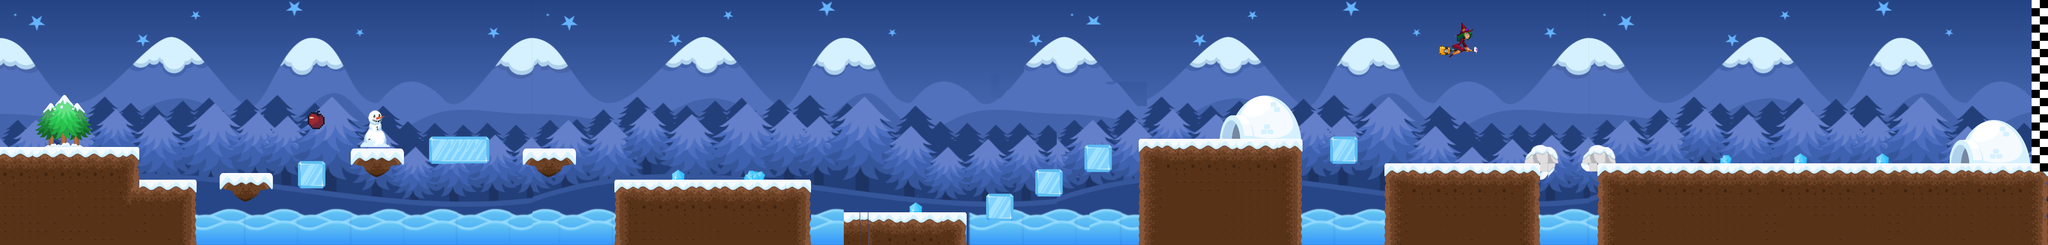

The image is a tile-based game level rendered from a .tmx file. Its description and source (layers, tilesets, objects; grid data summarised) follow:
An orthogonal 250x30 tile map with 16x16 px tiles, 4 tile layers (Background, Sea, Spikes, Ground), 6 tilesets and 45 objects.

<map version="1.4" tiledversion="1.4.3" orientation="orthogonal" renderorder="right-down" width="250" height="30" tilewidth="16" tileheight="16" infinite="0" nextlayerid="19" nextobjectid="253">
 <tileset firstgid="1" source="tilesets/u1jZnO.tsx" />
 <tileset firstgid="4201" source="tilesets/BG.tsx" />
 <tileset firstgid="5162" source="tilesets/Christmas.tsx" />
 <tileset firstgid="6667" source="tilesets/try.tsx" />
 <tileset firstgid="12827" name="tileset" tilewidth="16" tileheight="16" tilecount="1160" columns="58">
  <image source="tilesets/tileset.png" width="928" height="320" />
 </tileset>
 <tileset firstgid="13987" name="d6t9hjj-c3db12c0-0e29-4b3b-a14b-5fcb16ed1e77" tilewidth="16" tileheight="16" tilecount="2160" columns="36">
  <image source="tilesets/d6t9hjj-c3db12c0-0e29-4b3b-a14b-5fcb16ed1e77.png" width="576" height="960" />
 </tileset>
 <layer id="12" name="Background" width="250" height="30">
  <data>[7500 cells, 7500 non-empty, 1950 distinct tile ids]</data>
 </layer>
 <layer id="2" name="Sea" width="250" height="30">
  <data>[7500 cells, 592 non-empty, 211 distinct tile ids]</data>
 </layer>
 <layer id="6" name="Spikes" width="250" height="30">
  <data>[7500 cells, 306 non-empty, 154 distinct tile ids]</data>
 </layer>
 <layer id="3" name="Ground" width="250" height="30">
  <data>[7500 cells, 2212 non-empty, 272 distinct tile ids]</data>
 </layer>
 <objectgroup id="13" name="Boundiries">
  <object id="232" x="0" y="0" width="5.33333" height="485.333" />
  <object id="233" x="7.57576" y="6.06061" width="3986.36" />
  <object id="234" x="4000" y="24.2424" height="203.03" />
 </objectgroup>
 <objectgroup id="7" name="Ground">
  <object id="196" x="0.5" y="287" width="269" height="197" />
  <object id="197" x="273.5" y="351.5" width="111" height="128" />
  <object id="198" x="426.833" y="337.333" width="106" height="57" />
  <object id="199" x="686" y="288.5" width="102.667" height="57" />
  <object id="200" x="837" y="267.167" width="118.333" height="55" />
  <object id="201" x="1019" y="292.5" width="106" height="57" />
  <object id="203" x="1204.67" y="350.5" width="375.333" height="131" />
  <object id="208" x="2225" y="275.5" width="318" height="205" />
  <object id="209" x="2118" y="283.5" width="51" height="50" />
  <object id="210" x="1651" y="416.5" width="238" height="64" />
  <object id="215" x="2704" y="319.5" width="303" height="161" />
  <object id="216" x="3121" y="318.5" width="876" height="162" />
  <object id="217" x="3088" y="287" width="62" height="32" />
  <object id="218" x="2975" y="287.5" width="70" height="33" />
  <object id="248" x="580.667" y="314.667" width="57.3333" height="58" />
  <object id="249" x="2022" y="332" width="55" height="51" />
  <object id="250" x="1923" y="380" width="56" height="37" />
  <object id="251" x="2597" y="266" width="54" height="59" />
 </objectgroup>
 <objectgroup id="9" name="Door">
  <object id="205" x="2385.67" y="112.333" width="160" height="157.667" />
  <object id="214" x="3809.83" y="161.667" width="155.606" height="156.667" />
 </objectgroup>
 <objectgroup id="8" name="Spikes">
  <object id="193" x="1456" y="334" width="33" height="16.6667" />
  <object id="195" x="1312.83" y="324.5" width="24.6667" height="24.6667" />
  <object id="212" x="1777.01" y="396.626" width="22.6667" height="19.3072" />
  <object id="223" x="3358" y="302.646" width="22" height="15.854" />
  <object id="224" x="3505.59" y="299.5" width="24.4073" height="17" />
  <object id="225" x="3662" y="299.5" width="29" height="17" />
 </objectgroup>
 <objectgroup id="14" name="Sea">
  <object id="226" x="386" y="406.5" width="808" height="71" />
  <object id="227" x="1582" y="414.5" width="66" height="63" />
  <object id="228" x="1893.5" y="417" width="330" height="62" />
  <object id="235" x="2548.48" y="403.03" width="148.485" height="72.7273" />
  <object id="236" x="3006.06" y="406.061" width="112.121" height="69.697" />
 </objectgroup>
 <objectgroup id="5" name="Finisgh Line">
  <object id="237" x="3968" y="6" width="10" height="328" />
 </objectgroup>
 <objectgroup id="15" name="Enemy Bounds">
  <object id="238" x="1203.33" y="198" width="1.33333" height="148" />
  <object id="239" x="1572.67" y="198" width="1.33333" height="148.667" />
  <object id="241" x="2598.33" y="259.667" width="56.6667" />
  <object id="242" x="2593.33" y="108.333" width="59.3333" height="1.33333" />
  <object id="244" x="964" y="223.334" width="52" height="1.33333" />
  <object id="245" x="958" y="350.667" width="47.3333" />
 </objectgroup>
 <objectgroup id="16" name="Dragon">
  <object id="240" x="1378.67" y="311.333" width="29.3333" height="37.3333" />
 </objectgroup>
 <objectgroup id="17" name="BlueDragon">
  <object id="243" x="2612" y="174.667" width="32.6667" height="30.6667" />
  <object id="246" x="967.334" y="286.667" width="32.6667" height="33.3333" />
 </objectgroup>
 <objectgroup id="18" name="Fruit">
  <object id="252" x="595.854" y="209.301" width="43.8455" height="45.2724" />
 </objectgroup>
</map>
